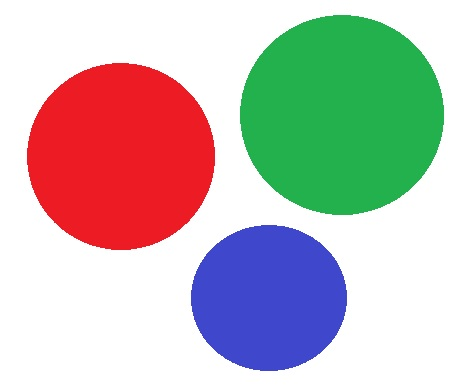
%> input picture praticas/Pratica06/bolas.jpg, 471 x 387 px
$ octave praticabolas.m   (GNU Octave 9; MATLAB toolbox functions it lacks are replaced by stand-ins)
%> lines starting %> are read from the running program, lines starting %| are printed output that depends on the picture
clear all
close all
pkg load image

bolas = imread('C:\Users\Tuany Mariah\Google Drive\TADS\2018.1\Processamento Digital de Imagens\praticas\Pratica06\bolas.jpg');
%> bolas is the input picture: size 387x471x3 uint8; mean R, G, B 194.6, 188.7, 185.4
figure('name', 'Imagem Original')
imshow(bolas)

r = bolas(:,:,1);
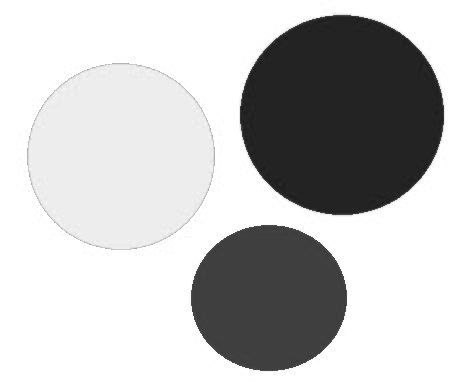
%> r: size 387x471 uint8; min 23, max 255, mean 194.6
g = bolas(:,:,2);
b = bolas(:,:,3);
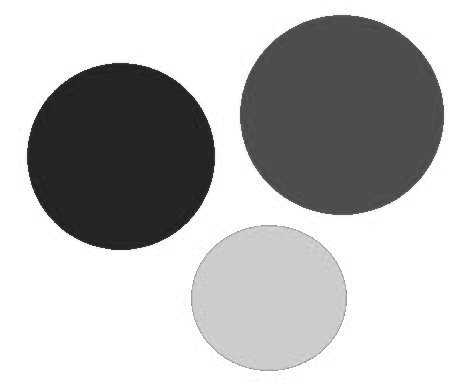
%> b: size 387x471 uint8; min 27, max 255, mean 185.4

bolamerela=bolas;

for i=1: size(bolas,1);
	for j=1: size(bolas,2);

		if(g(i,j,:) > 130 && b(i,j,:) < 240)
			bolamerela(i,j,1) = 255;
			bolamerela(i,j,2) = 255;
			bolamerela(i,j,3) = 0;
		else
			bolamerela(i,j,1) = 255;
			bolamerela(i,j,2) = 255;
			bolamerela(i,j,3) = 255;
		end
	endfor
endfor
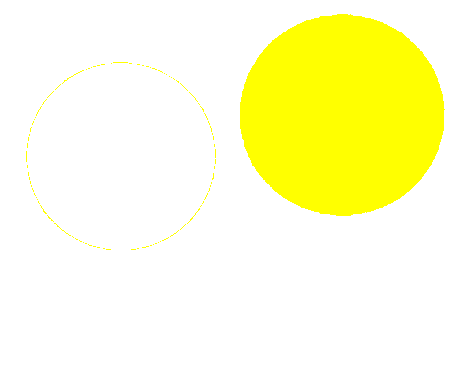
%> bolamerela: size 387x471x3 uint8; mean R, G, B 255, 255, 209.2

figure('name', 'Imagem: Bola Amarela')
imshow(bolamerela)
bolciano= bolas;

for i=1: size(bolas,1);
	for j=1: size(bolas,2);

		if((r(i,j,:) > 130)&&b(i,j,:)<200)
			bolciano(i,j,1) = 0;
			bolciano(i,j,2) = 255;
			bolciano(i,j,3) = 255;
		else
			bolciano(i,j,1) = 255;
			bolciano(i,j,2) = 255;
			bolciano(i,j,3) = 255;
		end
	endfor
endfor
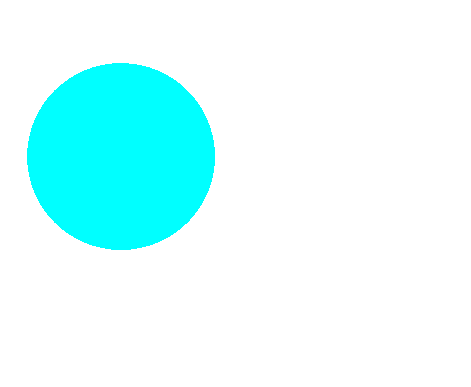
%> bolciano: size 387x471x3 uint8; mean R, G, B 216.4, 255, 255

figure('name', 'Imagem: Bola Ciano')
imshow(bolciano)
bolmag = bolas;

for i=1: size(bolas,1);
	for j=1: size(bolas,2);

		if((b(i,j,:) > 130)&&g(i,j,:)<200)
			bolmag(i,j,1) = 255;
			bolmag(i,j,2) = 0;
			bolmag(i,j,3) = 255;
		else
			bolmag(i,j,1) = 255;
			bolmag(i,j,2) = 255;
			bolmag(i,j,3) = 255;
		end
	endfor
endfor
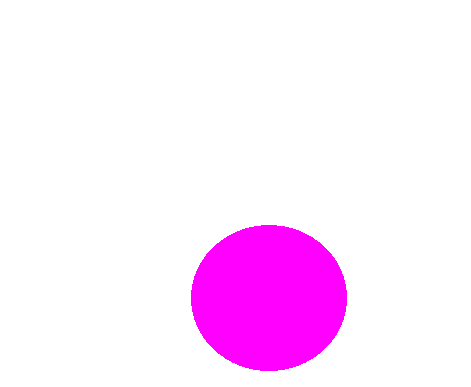
%> bolmag: size 387x471x3 uint8; mean R, G, B 255, 230, 255

figure('name', 'Imagem: Bola Magenta')
imshow(bolmag)

todasbolas = bolas;
for i=1: size(bolas,1);
	for j=1: size(bolas,2);

		if((b(i,j,:) > 130)&&g(i,j,:)<200)
			todasbolas(i,j,1) = 255;
			todasbolas(i,j,2) = 0;
			todasbolas(i,j,3) = 255;
     elseif ((r(i,j,:) > 130)&&b(i,j,:)<200)
      todasbolas(i,j,1) = 0;
			todasbolas(i,j,2) = 255;
			todasbolas(i,j,3) = 255;
      elseif (g(i,j,:) > 130 && b(i,j,:) < 200)
			todasbolas(i,j,1) = 255;
			todasbolas(i,j,2) = 255;
			todasbolas(i,j,3) = 0;
      else
      todasbolas(i,j,1) = 255;
			todasbolas(i,j,2) = 255;
			todasbolas(i,j,3) = 255;
		end
	endfor
endfor
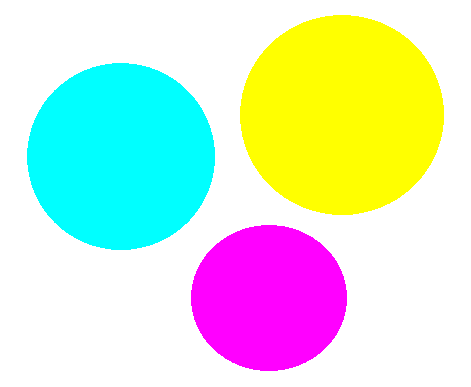
%> todasbolas: size 387x471x3 uint8; mean R, G, B 216.4, 230, 210.2

figure('name', 'Imagem:todas as bolas')
imshow(todasbolas)

bolasneg=255-bolas;
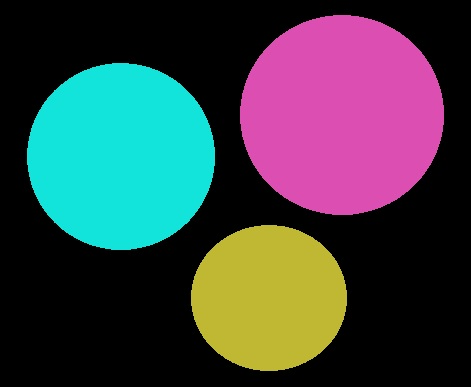
%> bolasneg: size 387x471x3 uint8; mean R, G, B 60.4, 66.3, 69.6

figure('name', 'Imagem:todas as Bolas Negativadas')
imshow(bolasneg)
